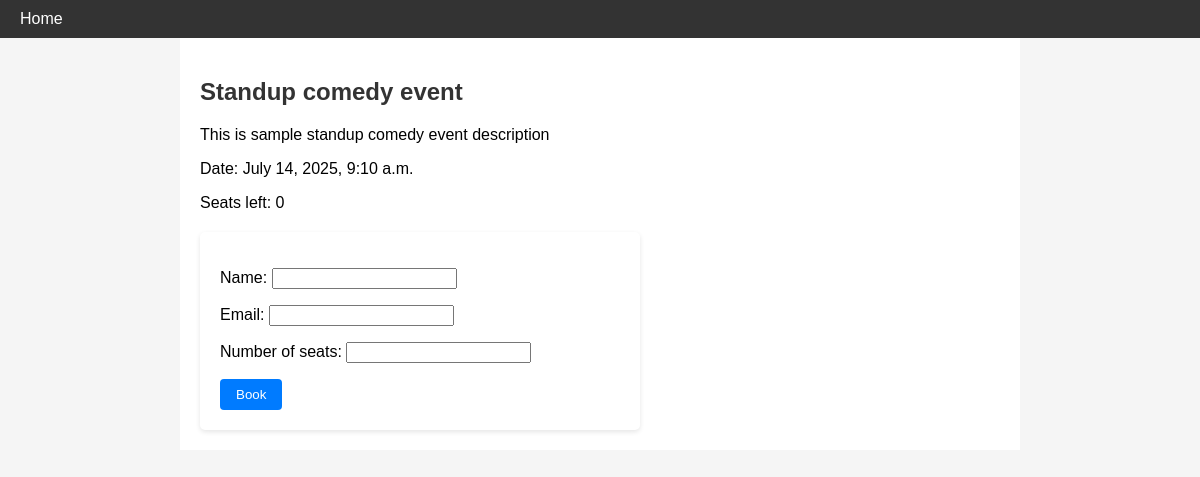
The page /event/6/ on the database its author committed.
### booking/models.py (models this page shows, shortened)
class Event(models.Model):
    title = models.CharField(max_length=200)
    description = models.TextField()
    date = models.DateTimeField()
    capacity = models.PositiveBigIntegerField()
    soldout = models.BooleanField(default=False)
    def booked_seats(self):
        return sum(booking.number_of_seats for booking in self.bookings.all())
    def seats_left(self):
        return self.capacity - self.booked_seats()

class Booking(models.Model):
    event = models.ForeignKey(Event, related_name='bookings', on_delete=models.CASCADE)
    name = models.CharField(max_length=100)
    email = models.EmailField()
    number_of_seats =models.PositiveIntegerField()

### booking/views.py (the view, shortened to what this page needs)
# urls.py: path('event/<int:pk>/', views.event_detail, name='event_detail'),
def event_detail(request, pk):
    event = get_object_or_404(Event, pk=pk)
    form = BookingForm()
    return render(request, 'booking/event_detail.html', {'event': event, 'form': form})

### booking/forms.py
class BookingForm(forms.ModelForm):
    class Meta:
        model = Booking
        fields = ['name','email','number_of_seats']

### booking/context_processors.py (called while the page is built)
def next_event(request):
    upcoming = Event.objects.filter(date__gte=now(), soldout=False).order_by('date').first()
    return {'next_upcoming_event': upcoming}

### booking/templates/booking/event_detail.html (shortened to what this page needs)
{% extends 'booking/base.html' %}
{% block content %}
<h2>{{ event.title }}</h2>
<p>{{ event.description }}</p>
<p>Date: {{ event.date }}</p>
<p>Seats left: {{ event.seats_left }}</p>
{% if not event.sold_out %}
<form method="post">
    {{ form.as_p }}
    <button type="submit">Book</button>
</form>
{% else %}
<p><strong>This event is sold out.</strong></p>
{% endif %}
{% endblock %}

### booking/templates/booking/base.html (style rules this page uses)
body { font-family: Arial, sans-serif; margin: 0; padding: 0; background-color: #f5f5f5; }
h1, h2 { color: #333; margin-top: 20px; }
form { background-color: #fff; padding: 20px; border-radius: 5px; box-shadow: 0 2px 5px rgba(0, 0, 0, 0.1); margin-top: 20px; max-width: 400px; }
button { padding: 8px 16px; background-color: #007bff; color: white; border: none; border-radius: 4px; cursor: pointer; }

### rows shown on the page
Event: title "Standup comedy event", description "This is sample standup comedy event description", date "July 14, 2025, 9:10 a.m.", seats_left "0"
